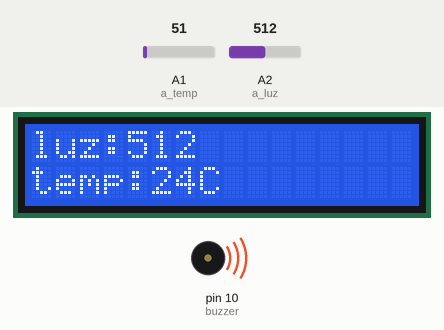
A sketch run on a simulated Arduino Uno, built with avr-gcc and run on an emulated ATmega328P. Parts: 16×2 character LCD, buzzer (waves = sounding). The inputs (shaded band) are chosen by the test bench; at power-on: A2 (a_luz) = 512, A1 (a_temp) = 51. What the sketch prints to the serial monitor is not drawn.

Above: at 2.2 s.
2.3 s: A2 (a_luz) set to 109
At 2.7 s:
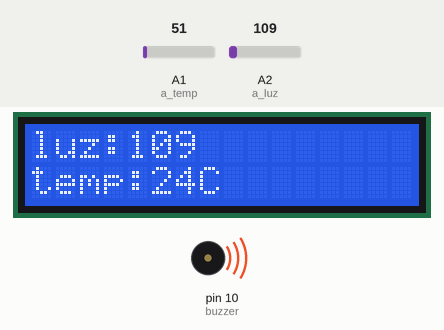
3.8 s: A2 (a_luz) set to 88
At 4.9 s:
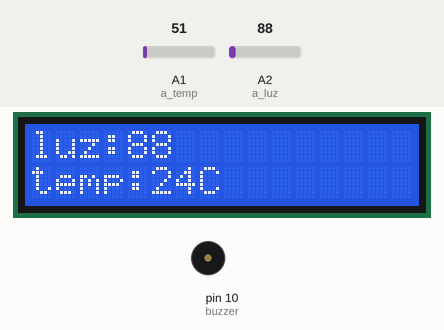
Timing chart, 0 to 6.8 s (numbered marks = the images above; inputs shaded):
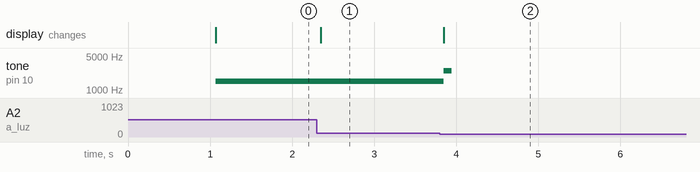

The sketch:

Arduino.ino
```cpp
#include  <LiquidCrystal.h>

int a_luz = A2, buzzer = 10, a_temp = A1;
int luz = 0, temp = 0;
LiquidCrystal  lcd    (12, 11, 5, 4, 3, 2);

void setup(){
  lcd.begin(16, 2);
  Serial.begin(9600);
  pinMode(buzzer,OUTPUT);
  egg();
}

void loop(){
  lcd.setCursor(0, 0);
  lcd.print("            ");
  lcd.setCursor(0, 1);
  lcd.print("            ");
  luz = analogRead(a_luz);
  temp = analogRead(a_temp);
  lcd.setCursor(0, 0);
  Serial.print("Luminosidade: \t");
  Serial.println(luz);
  lcd.print("luz:");
  lcd.print(luz);
  lcd.setCursor(0, 1);
  lcd.print("temp:");
  Serial.print("Temperatura:   \t");
  Serial.println((500*temp)/1023);
  lcd.print((500*temp)/1023);
  lcd.print("C");

  if (luz < 100 && luz > 20 && temp > 0){
    tone(buzzer,2500);
    delay(100);
    noTone(buzzer);
    delay(10000);
  }else{
    tone(buzzer,1500);
    delay(100);
  }

}

void egg(){
    lcd.print("Teste");
    lcd.setCursor(0,1);
    lcd.print("Numero 1");
    delay(1000);
}
```

Measured:
- the behaviour switches between 100 and 99 on A2 (a_luz) (found by bisection; images 1 and 2)
- after the input at 2.3 s, the display: changes after 0.05 s (image 1)
- after the input at 3.8 s, tone on pin 10 (buzzer): 1500 Hz → 2500 Hz at once, → silent 0.10 s later; the display: changes at once (image 2)
